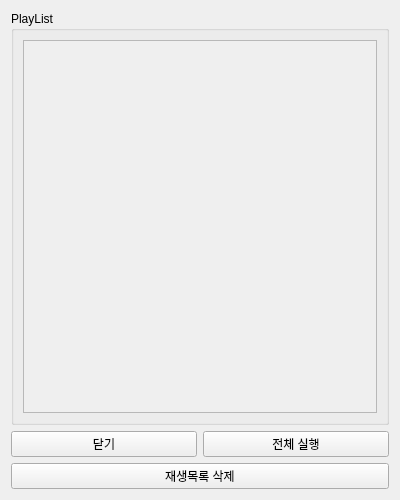
<?xml version="1.0" encoding="UTF-8"?>
<ui version="4.0">
 <class>PlayList</class>
 <widget class="QWidget" name="PlayList">
  <property name="geometry">
   <rect>
    <x>0</x>
    <y>0</y>
    <width>400</width>
    <height>500</height>
   </rect>
  </property>
  <property name="windowTitle">
   <string>Form</string>
  </property>
  <layout class="QGridLayout" name="gridLayout">
   <item row="0" column="0">
    <widget class="QGroupBox" name="groupBox">
     <property name="title">
      <string>PlayList</string>
     </property>
     <layout class="QGridLayout" name="gridLayout_2">
      <item row="0" column="0">
       <widget class="QScrollArea" name="scrollArea">
        <property name="widgetResizable">
         <bool>true</bool>
        </property>
        <widget class="QWidget" name="PlayList_Layout">
         <property name="geometry">
          <rect>
           <x>0</x>
           <y>0</y>
           <width>360</width>
           <height>386</height>
          </rect>
         </property>
        </widget>
       </widget>
      </item>
     </layout>
    </widget>
   </item>
   <item row="1" column="0">
    <layout class="QHBoxLayout" name="horizontalLayout">
     <item>
      <widget class="QPushButton" name="pushButton_2">
       <property name="text">
        <string>닫기</string>
       </property>
      </widget>
     </item>
     <item>
      <widget class="QPushButton" name="pushButton">
       <property name="text">
        <string>전체 실행</string>
       </property>
      </widget>
     </item>
    </layout>
   </item>
   <item row="2" column="0">
    <layout class="QHBoxLayout" name="horizontalLayout_2">
     <item>
      <widget class="QPushButton" name="pushButton_3">
       <property name="text">
        <string>재생목록 삭제</string>
       </property>
      </widget>
     </item>
    </layout>
   </item>
  </layout>
 </widget>
 <resources/>
 <connections/>
</ui>
